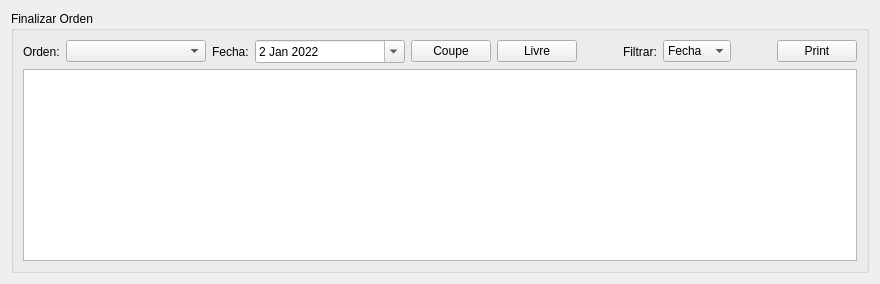
      <widget class="QWidget" name="tab_11">
       <attribute name="title">
        <string>En Coupe</string>
       </attribute>
       <layout class="QGridLayout" name="gridLayout_18">
        <item row="0" column="0">
         <widget class="QGroupBox" name="groupBox_2">
          <property name="title">
           <string>Finalizar Orden</string>
          </property>
          <layout class="QGridLayout" name="gridLayout_3">
           <item row="0" column="0">
            <layout class="QVBoxLayout" name="verticalLayout_2">
             <item>
              <layout class="QHBoxLayout" name="horizontalLayout">
               <item>
                <widget class="QLabel" name="label_3">
                 <property name="text">
                  <string>Orden:</string>
                 </property>
                </widget>
               </item>
               <item>
                <widget class="QComboBox" name="cmb_orden_finalizar">
                 <property name="minimumSize">
                  <size>
                   <width>140</width>
                   <height>0</height>
                  </size>
                 </property>
                </widget>
               </item>
               <item>
                <widget class="QLabel" name="label_15">
                 <property name="text">
                  <string>Fecha:</string>
                 </property>
                </widget>
               </item>
               <item>
                <widget class="QDateEdit" name="date_Order_Finish">
                 <property name="minimumSize">
                  <size>
                   <width>150</width>
                   <height>0</height>
                  </size>
                 </property>
                 <property name="dateTime">
                  <datetime>
                   <hour>20</hour>
                   <minute>0</minute>
                   <second>0</second>
                   <year>2022</year>
                   <month>1</month>
                   <day>2</day>
                  </datetime>
                 </property>
                 <property name="minimumDate">
                  <date>
                   <year>1752</year>
                   <month>9</month>
                   <day>14</day>
                  </date>
                 </property>
                 <property name="calendarPopup">
                  <bool>true</bool>
                 </property>
                </widget>
               </item>
               <item>
                <widget class="QPushButton" name="pushButton_2">
                 <property name="text">
                  <string>Coupe</string>
                 </property>
                </widget>
               </item>
               <item>
                <widget class="QPushButton" name="pushButton_35">
                 <property name="text">
                  <string>Livre</string>
                 </property>
                </widget>
               </item>
               <item>
                <spacer name="horizontalSpacer_2">
                 <property name="orientation">
                  <enum>Qt::Horizontal</enum>
                 </property>
                 <property name="sizeHint" stdset="0">
                  <size>
                   <width>40</width>
                   <height>20</height>
                  </size>
                 </property>
                </spacer>
               </item>
               <item>
                <widget class="QLabel" name="label_5">
                 <property name="text">
                  <string>Filtrar:</string>
                 </property>
                </widget>
               </item>
               <item>
                <widget class="QComboBox" name="comboBox_5">
                 <item>
                  <property name="text">
                   <string>Fecha</string>
                  </property>
                 </item>
                 <item>
                  <property name="text">
                   <string>Estado</string>
                  </property>
                 </item>
                 <item>
                  <property name="text">
                   <string>Glass</string>
                  </property>
                 </item>
                </widget>
               </item>
               <item>
                <spacer name="horizontalSpacer_4">
                 <property name="orientation">
                  <enum>Qt::Horizontal</enum>
                 </property>
                 <property name="sizeHint" stdset="0">
                  <size>
                   <width>40</width>
                   <height>20</height>
                  </size>
                 </property>
                </spacer>
               </item>
               <item>
                <widget class="QPushButton" name="pushButton_27">
                 <property name="text">
                  <string>Print</string>
                 </property>
                </widget>
               </item>
              </layout>
             </item>
             <item>
              <widget class="QTableView" name="table_Order_IN">
               <property name="editTriggers">
                <set>QAbstractItemView::NoEditTriggers</set>
               </property>
               <property name="selectionMode">
                <enum>QAbstractItemView::SingleSelection</enum>
               </property>
               <property name="sortingEnabled">
                <bool>true</bool>
               </property>
              </widget>
             </item>
            </layout>
           </item>
          </layout>
         </widget>
        </item>
       </layout>
      </widget>
